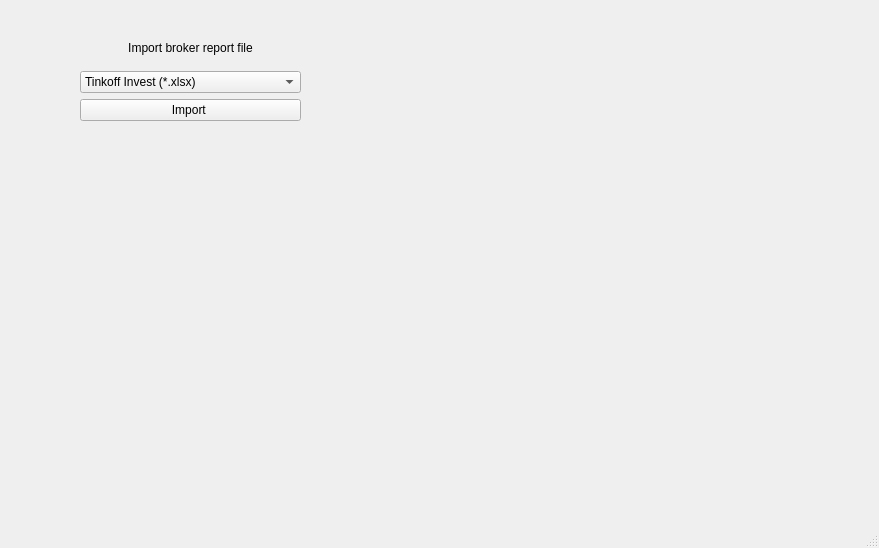
<?xml version="1.0" encoding="UTF-8"?>
<ui version="4.0">
 <class>MainWindow</class>
 <widget class="QMainWindow" name="MainWindow">
  <property name="geometry">
   <rect>
    <x>0</x>
    <y>0</y>
    <width>879</width>
    <height>548</height>
   </rect>
  </property>
  <property name="windowTitle">
   <string>MainWindow</string>
  </property>
  <widget class="QWidget" name="centralwidget">
   <widget class="QWidget" name="verticalLayoutWidget">
    <property name="geometry">
     <rect>
      <x>80</x>
      <y>30</y>
      <width>221</width>
      <height>91</height>
     </rect>
    </property>
    <layout class="QVBoxLayout" name="verticalLayout">
     <item>
      <widget class="QLabel" name="label_2">
       <property name="text">
        <string>Import broker report file</string>
       </property>
       <property name="alignment">
        <set>Qt::AlignCenter</set>
       </property>
      </widget>
     </item>
     <item>
      <widget class="QComboBox" name="brokerbox">
       <item>
        <property name="text">
         <string>Tinkoff Invest (*.xlsx)</string>
        </property>
       </item>
       <item>
        <property name="text">
         <string>Interactive Broker</string>
        </property>
       </item>
      </widget>
     </item>
     <item>
      <widget class="QPushButton" name="import_button">
       <property name="cursor">
        <cursorShape>ArrowCursor</cursorShape>
       </property>
       <property name="text">
        <string>Import </string>
       </property>
      </widget>
     </item>
    </layout>
   </widget>
  </widget>
  <widget class="QStatusBar" name="statusbar"/>
  <widget class="QMenuBar" name="menubar">
   <property name="geometry">
    <rect>
     <x>0</x>
     <y>0</y>
     <width>879</width>
     <height>22</height>
    </rect>
   </property>
  </widget>
 </widget>
 <resources/>
 <connections/>
</ui>
